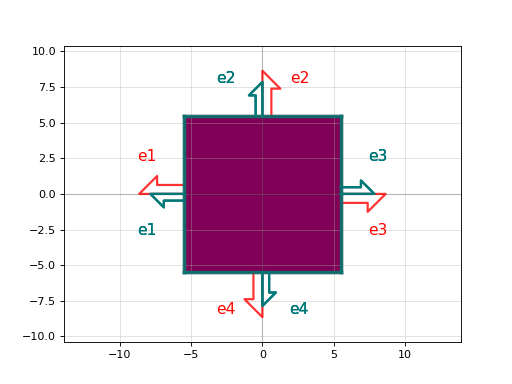

Python code for this plot:
import gdsfactory as gf

c = gf.components.via_stack(size=(11.0, 11.0), layers=('M1', 'M2', 'M3'))
c.plot()
